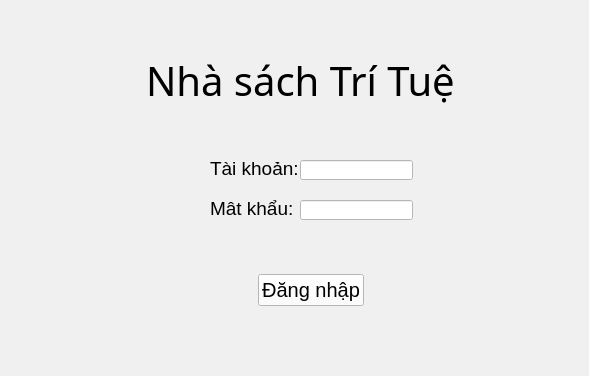
<?xml version="1.0" encoding="UTF-8"?>
<ui version="4.0">
 <class>MainWindow</class>
 <widget class="QMainWindow" name="MainWindow">
  <property name="geometry">
   <rect>
    <x>0</x>
    <y>0</y>
    <width>589</width>
    <height>376</height>
   </rect>
  </property>
  <property name="windowTitle">
   <string>MainWindow</string>
  </property>
  <property name="styleSheet">
   <string notr="true"> background-color: #f0f0f0;</string>
  </property>
  <widget class="QWidget" name="centralwidget">
   <widget class="QWidget" name="horizontalLayoutWidget">
    <property name="geometry">
     <rect>
      <x>0</x>
      <y>40</y>
      <width>601</width>
      <height>81</height>
     </rect>
    </property>
    <layout class="QHBoxLayout" name="horizontalLayout_2">
     <item>
      <spacer name="horizontalSpacer">
       <property name="orientation">
        <enum>Qt::Horizontal</enum>
       </property>
       <property name="sizeHint" stdset="0">
        <size>
         <width>40</width>
         <height>20</height>
        </size>
       </property>
      </spacer>
     </item>
     <item>
      <widget class="QLabel" name="label">
       <property name="font">
        <font>
         <family>Papyrus</family>
         <pointsize>30</pointsize>
        </font>
       </property>
       <property name="text">
        <string>Nhà sách Trí Tuệ</string>
       </property>
      </widget>
     </item>
     <item>
      <spacer name="horizontalSpacer_2">
       <property name="orientation">
        <enum>Qt::Horizontal</enum>
       </property>
       <property name="sizeHint" stdset="0">
        <size>
         <width>40</width>
         <height>20</height>
        </size>
       </property>
      </spacer>
     </item>
    </layout>
   </widget>
   <widget class="QLabel" name="label_2">
    <property name="geometry">
     <rect>
      <x>210</x>
      <y>160</y>
      <width>91</width>
      <height>16</height>
     </rect>
    </property>
    <property name="font">
     <font>
      <pointsize>14</pointsize>
     </font>
    </property>
    <property name="text">
     <string>Tài khoản:</string>
    </property>
   </widget>
   <widget class="QLabel" name="label_3">
    <property name="geometry">
     <rect>
      <x>210</x>
      <y>200</y>
      <width>91</width>
      <height>16</height>
     </rect>
    </property>
    <property name="font">
     <font>
      <pointsize>14</pointsize>
     </font>
    </property>
    <property name="text">
     <string>Mật khẩu: </string>
    </property>
   </widget>
   <widget class="QLineEdit" name="login_id">
    <property name="geometry">
     <rect>
      <x>300</x>
      <y>160</y>
      <width>113</width>
      <height>20</height>
     </rect>
    </property>
    <property name="styleSheet">
     <string notr="true">background-color: white;</string>
    </property>
   </widget>
   <widget class="QLineEdit" name="login_pw">
    <property name="geometry">
     <rect>
      <x>300</x>
      <y>200</y>
      <width>113</width>
      <height>20</height>
     </rect>
    </property>
    <property name="styleSheet">
     <string notr="true">background-color: white;</string>
    </property>
   </widget>
   <widget class="QWidget" name="horizontalLayoutWidget_2">
    <property name="geometry">
     <rect>
      <x>10</x>
      <y>250</y>
      <width>601</width>
      <height>81</height>
     </rect>
    </property>
    <layout class="QHBoxLayout" name="horizontalLayout_3">
     <item>
      <spacer name="horizontalSpacer_3">
       <property name="orientation">
        <enum>Qt::Horizontal</enum>
       </property>
       <property name="sizeHint" stdset="0">
        <size>
         <width>40</width>
         <height>20</height>
        </size>
       </property>
      </spacer>
     </item>
     <item>
      <widget class="QPushButton" name="login_button">
       <property name="font">
        <font>
         <pointsize>15</pointsize>
        </font>
       </property>
       <property name="styleSheet">
        <string notr="true">background-color: white;</string>
       </property>
       <property name="text">
        <string>Đăng nhập</string>
       </property>
      </widget>
     </item>
     <item>
      <spacer name="horizontalSpacer_4">
       <property name="orientation">
        <enum>Qt::Horizontal</enum>
       </property>
       <property name="sizeHint" stdset="0">
        <size>
         <width>40</width>
         <height>20</height>
        </size>
       </property>
      </spacer>
     </item>
    </layout>
   </widget>
  </widget>
  <widget class="QMenuBar" name="menubar">
   <property name="geometry">
    <rect>
     <x>0</x>
     <y>0</y>
     <width>589</width>
     <height>18</height>
    </rect>
   </property>
  </widget>
  <widget class="QStatusBar" name="statusbar"/>
 </widget>
 <resources/>
 <connections/>
</ui>
